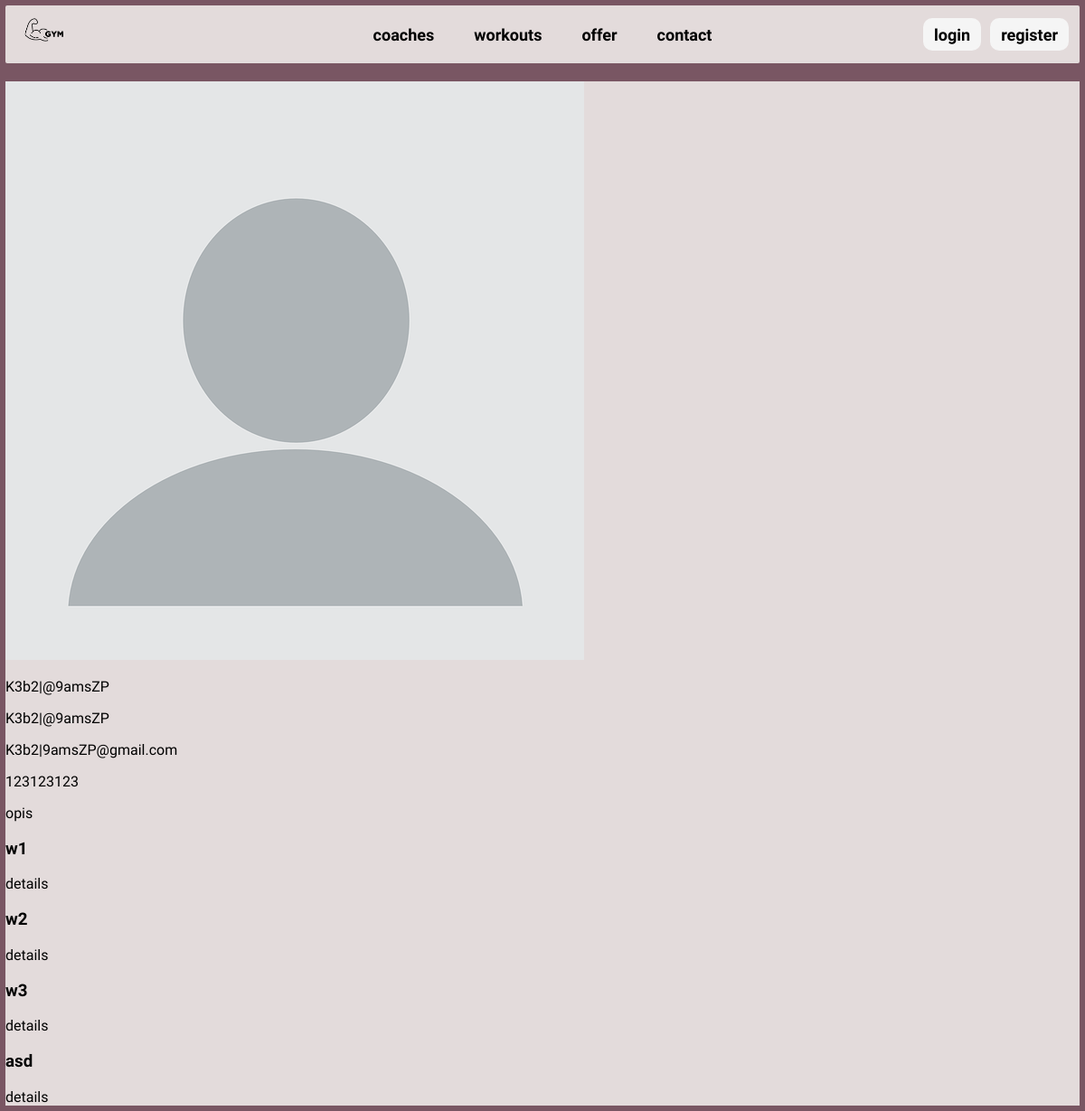
Screenshot of /users/coaches/3 with the database file from the repository.
### users/models.py (models this page shows)
class User(AbstractUser):
    is_coach = models.BooleanField()
    profile_picture = models.ImageField(upload_to='profile_pictures/',
                                        default='profile_pictures/default.png')
    gender = models.CharField(
        choices=[('M', 'Male'),
                 ('F', 'Female')],
        max_length=1)

class Coach(models.Model):
    user = models.OneToOneField(User, on_delete=models.PROTECT, related_name='coach')
    hourly_rate = models.FloatField()
    description = models.TextField(null=True)
    phone_number = models.IntegerField(null=True)

### workout/models.py (models this page shows)
class Workout(models.Model):
    name = models.CharField(max_length=100)
    coach = models.ForeignKey(User, on_delete=models.CASCADE, related_name='coach_workouts')
    client = models.ManyToManyField(User, related_name='client_workouts')
    description = models.TextField()
    target = models.CharField(max_length=50)
    start_time = models.TimeField(null=True)
    end_time = models.TimeField(null=True)
    max_participants = models.IntegerField()
    class Difficulty(models.TextChoices):
        BEGINNER = 'beginner', 'Beginner'
        INTERMEDIATE = 'intermediate', 'Intermediate'
        ADVANCED = 'advanced', 'Advanced'
    difficulty = models.CharField(
        max_length=20,
        choices=Difficulty.choices,
        null=True,
    )
    class Weekdays(models.TextChoices):
        MONDAY = 'monday', 'Monday'
        TUESDAY = 'tuesday', 'Tuesday'
        WEDNESDAY = 'wednesday', 'Wednesday'
        THURSDAY = 'thursday', 'Thursday'
        FRIDAY = 'friday', 'Friday'
        SATURDAY = 'saturday', 'Saturday'
        SUNDAY = 'sunday', 'Sunday'
    day = models.CharField(
        choices=Weekdays.choices,
        max_length=10,
        null=True,
    )
    class Status(models.TextChoices):
        ACTIVE = 'active', 'Active'
        INACTIVE = 'inactive', 'Inactive'
    status = models.CharField(
        choices=Status.choices,
        default=Status.ACTIVE,
        max_length=10,
    )

### users/views.py (the view)
# urls.py: path("coaches/<int:coach_id>", views.coach_info, name="coach_info"), ## dodaj imie i nazwisko w linku
def coach_info(request, coach_id):
    try:
        coach = User.objects.get(id=coach_id)
        workouts = Workout.objects.filter(coach=coach)
        context = {
            'coach': coach,
            "workouts": workouts,
        }
        return render(request, 'users/coach_page.html', context)
    except User.DoesNotExist:
        return HttpResponse('no such user')

### users/templates/users/coach_page.html (shortened to what this page needs)
{% extends 'core/index.html' %}
{% block content %}
<img alt="profile_picture" src="{{coach.profile_picture.url}}">
<div>
    <p>{{coach.first_name}}</p>
    <p>{{coach.last_name}}</p>
    <p>{{coach.email}}</p>
    <p>{{coach.coach.phone_number}}</p>
</div>
<p>{{coach.coach.description}}</p>
{% for workout in workouts %}
<h3>{{workout.name}}</h3>
<a href="{% url 'workout:details_workout' workout.id%}" >details</a>
{% endfor %}
{% endblock %}

### core/static/styles.css (style rules this page uses)
body { font-family: "Raleway", serif; font-optical-sizing: auto; font-style: normal; background: #795663; display: flex; flex-direction: column; align-items: center; margin: 0.5vw 0.5vw; }
a { text-decoration: none; color: black; }

### rows the page displays
User: profile_picture (placeholder picture), first_name "K3b2|@9amsZP", last_name "K3b2|@9amsZP", email "K3b2|9amsZP@gmail.com", coach.phone_number "123123123", coach.description "opis"
Workout: name "w1"
Workout: name "w2"
Workout: name "w3"
Workout: name "asd"
